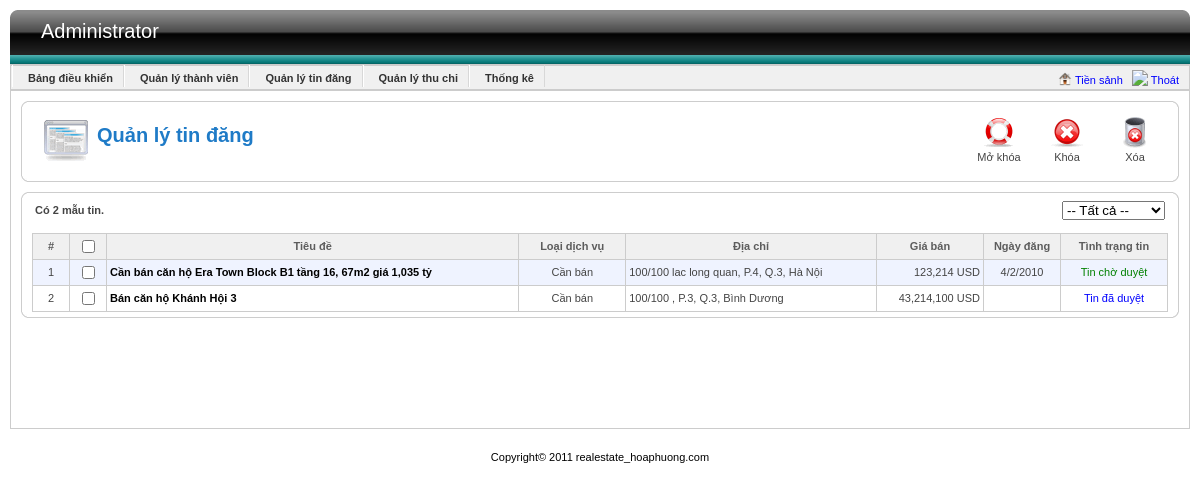
Page /Source/admin/index.php?view=article (signed in) on the committed database.
### tables this page shows
CREATE TABLE IF NOT EXISTS `dichvu` (
  `id` int(11) NOT NULL AUTO_INCREMENT,
  `tieude` text NOT NULL,
  `mota` text,
  `chusohuu` int(11) DEFAULT NULL,
  `phuong` int(11) DEFAULT NULL,
  `quan` int(11) DEFAULT NULL,
  `tinh` int(11) DEFAULT NULL,
  `ngaydang` datetime DEFAULT NULL,
  `ngaycapnhat` datetime DEFAULT NULL,
  `duong` text,
  `rong` float DEFAULT NULL,
  `dai` float DEFAULT NULL,
  `tang` int(11) DEFAULT NULL,
  `sophongngu` int(11) DEFAULT NULL,
  `sophongtam` int(11) DEFAULT NULL,
  `giaban` float DEFAULT NULL,
  `donvitien` int(11) DEFAULT NULL,
  `status` int(11) DEFAULT NULL,
  `thoihantin` int(11) DEFAULT NULL,
  `loainha` int(11) DEFAULT NULL,
  `phaply` int(11) DEFAULT NULL,
  `huongnha` int(11) DEFAULT NULL,
  `khuyenmai` text,
  `loaidv` int(11) DEFAULT NULL,
  `donvidv` int(11) DEFAULT NULL,
  `x` varchar(45) DEFAULT NULL,
  `y` varchar(45) DEFAULT NULL,
  `khanang` int(11) DEFAULT NULL,
  `rank` int(11) DEFAULT NULL,
  `sonha` varchar(20) DEFAULT NULL,
  PRIMARY KEY (`id`),
  KEY `fk_thongtinnhadat_phuong` (`phuong`),
  KEY `fk_thongtinhnhadat_khachhang` (`chusohuu`),
  KEY `fk_thongtinnhaban_loainha` (`loainha`),
  KEY `fk_thongtinhnhaban_phaply` (`phaply`),
  KEY `FK_thongtinnhaban_huongnha` (`huongnha`),
  KEY `fk_thongtinnhaban_quan` (`quan`),
  KEY `fk_thongtinnhaban_tinh` (`tinh`),
  KEY `fk_dichvu_user` (`chusohuu`),
  KEY `fk_dichvu_loaidv` (`loaidv`),
  KEY `fk_dichvu` (`donvitien`),
  KEY `fk_dichvu_huong` (`huongnha`),
  KEY `fk_dichvu_loaicanho` (`loainha`),
  KEY `fk_dichvu_tinh` (`tinh`),
  KEY `fk_dichvu_quan` (`quan`),
  KEY `fk_dichvu_phuong` (`phuong`),
  KEY `fk_dichvu_phaply` (`phaply`),
  KEY `fk_dichvu_donvidv` (`donvidv`),
  KEY `fk_dichvu_khanang` (`khanang`)
);

CREATE TABLE IF NOT EXISTS `loaidichvu` (
  `id` int(11) NOT NULL AUTO_INCREMENT,
  `ten` varchar(45) DEFAULT NULL,
  PRIMARY KEY (`id`)
);

CREATE TABLE IF NOT EXISTS `tinh` (
  `id` int(11) NOT NULL AUTO_INCREMENT,
  `ten` varchar(45) DEFAULT NULL,
  PRIMARY KEY (`id`)
);

CREATE TABLE IF NOT EXISTS `donvitien` (
  `id` int(11) NOT NULL AUTO_INCREMENT,
  `ten` varchar(45) DEFAULT NULL,
  `tigia` int(11) DEFAULT NULL,
  PRIMARY KEY (`id`)
);

### Source/DAO/config.php (called while the page is built, shortened)
<?php
   	$databaseName = "qldo";
?>

### Source/DAO/DataProvider.php (called while the page is built, shortened)
<?php
class DataProvider
{
	public static function Query($sql)
	{
		include('config.php');
		if (!($connection = @mysql_connect($hostName,$username,$password)))
			die ("Couldn't connect to database");
		if (!($result = @mysql_query($sql, $connection)))
			showError();
		return $result;
	}
}
?>

### Source/DAO/TinDangDAO.php (called while the page is built, shortened)
<?php
	include_once("DataProvider.php");
	class TinDangDAO
	{
		public static function GetAllTinByType($type)
		{
			$strSQL = "";
			if ($type != -2)
				$strSQL = "	select *
							from dichvu
							where status=$type and status!=-1";
			else
				$strSQL = "	select *
							from dichvu
							where status!=-1";
			$result = DataProvider::Query($strSQL);
			while ($row= mysql_fetch_array ($result,MYSQL_BOTH))
                $return[]=$row;
            return $return;
		}
	}
?>

### Source/BUS/TinDangBUS.php (called while the page is built)
<?php
	include_once (str_replace("//","/",dirname(__FILE__)."/")  . "../DAO/TinDangDAO.php");
	class TinDangBUS
	{
		public static function GetAllTinByType($type)
		{
			return TinDangDAO::GetAllTinByType($type);
		}
	}
?>

### Source/DAO/LoaiDVDAO.php (called while the page is built, shortened)
<?php
	include_once("DataProvider.php");
	class LoaiDVDAO
	{
		public static function GetLoaiDVByID($id)
		{
			$strSQL = "select *
					   from loaidichvu
					   where id='$id'";
            $result = DataProvider::Query($strSQL);
            return mysql_fetch_array($result);
		}
	}
?>

### Source/BUS/LoaiDVBUS.php (called while the page is built)
<?php
	include_once (str_replace("//","/",dirname(__FILE__)."/")  . "../DAO/LoaiDVDAO.php");
	class LoaiDVBUS
	{
		public static function GetLoaiDVByID($id)
		{
			return LoaiDVDAO::GetLoaiDVByID($id);
		}
	}
?>

### Source/DAO/TinhDAO.php (called while the page is built, shortened)
<?php
	include_once("DataProvider.php");
?>
<?php
	class TinhDAO
	{
    	public static function getTinhById($id)
        {
            $strSQL = "select *
					from tinh where id=$id";
            $result = DataProvider::Query($strSQL);
            return mysql_fetch_row($result,MYSQL_BOTH);
        }
	}
?>

### Source/BUS/TinhBUS.php (called while the page is built, shortened)
<?php
	include_once (str_replace("//","/",dirname(__FILE__)."/")  . "../DAO/TinhDAO.php");
	class TinhBUS
	{
		public static function getTinhById($tinh)
        {
            return TinhDAO::getTinhById($tinh);
        }
	}
?>

### Source/DAO/DonviTienDAO.php (called while the page is built, shortened)
<?php
	include_once("DataProvider.php");
?>
<?php
class DonviTienDAO{
	public static function selectId($id)
    {
        $strSQL = "select * from donvitien where id='$id'";
         $result = DataProvider::Query($strSQL);
         return mysql_fetch_row($result,MYSQL_BOTH);
    }
}
?>

### Source/BUS/DonviTienBUS.php (called while the page is built, shortened)
<?php
	include_once (str_replace("//","/",dirname(__FILE__)."/")  . "../DAO/DonviTienDAO.php");
class DonViTienBUS
{
    public static function selectId($id)
    {
        return DonviTienDAO::selectId($id);
    }
}
?>

### Source/module/Utils/Utils.php (called while the page is built, shortened)
<?php
class Utils
{
	public static function convertTimeDMY($time)
    {
    	$arrDate = explode ("-", $time);
    	$d = (int) $arrDate[2];
    	$m = (int) $arrDate[1];
    	$y = (int) $arrDate[0];
    	$time_out = $d."/".$m."/".$y;
    	return $time_out;
    }
}
?>

### Source/admin/module/listArticle.php (the view, shortened to what this page needs)
<?php
	$PATH = str_replace('//','/',dirname(__FILE__).'/');
	include_once($PATH . "../../BUS/TinDangBUS.php");
	include_once($PATH . "../../BUS/LoaiDVBUS.php");
	include_once($PATH . "../../BUS/TinhBUS.php");
	include_once($PATH . "../../BUS/DonviTienBUS.php");
	include_once($PATH . "../../module/Utils/Utils.php");
?>
<div id="listItem">
	<div class="tl"></div>
	<div class="tr"></div>
	<div class="tm"></div>
	<div class="mid">
		<form method="post" name="frmListItem" id="frmListItem">
			<table width="100%" border="0" align="center" cellpadding="0" cellspacing="0">
				<tr>
					<td width="69%">
						<?php
							$type = "";
							if (isset($_GET["type"]) && $_GET["type"] != -2)
								$type = $_GET["type"];
							else
								$type = -2;
							$listTinDang = TinDangBUS::GetAllTinByType($type);
							echo "<b>Có ".count($listTinDang)." mẫu tin.</b>";
						?>
					</td>
					<td width="31%">
						<div align="right">
							<select name="type" id="type" onchange="return loadTinDangTheoLoai();">
								<option value="-2">-- Tất cả --</option>
							</select>
						</div>
					</td>
				</tr>
			</table>
			<div class="list">
				<table width="100%" border="0" cellspacing="0" cellpadding="0">
					<tr class="title">
						<td width="30px" align="center">#</td>
						<td width="30px" align="center">
							<input type="checkbox" onclick="checkAll(this);" /></td>
						<td align="center">Tiêu đề</td>
						<td width="100px" align="center">Loại dịch vụ</td>
						<td align="center">Địa chỉ</td>
						<td width="100px" align="center">Giá bán</td>
						<td width="70px" align="center">Ngày đăng</td>
						<td width="100px" align="center">Tình trạng tin</td>
					</tr>
					<?php
						for ($i=0;$i<count($listTinDang);$i++)
						{
					?>
					<tr style="background:<?php echo ($i%2==0) ? "#EFF3FF" : "white"; ?>;">
						<td align="center"><?php echo $i+1; ?></td>
						<td align="center"><input type="checkbox" onclick="Check_Click(this)"></td>
						<td class="m_name"><?php echo "<a href='index.php?view=article&do=edit&aid=".$listTinDang[$i]["id"]."'>".$listTinDang[$i]["tieude"]."</a>"; ?></td>
						<?php
							$loaidv = LoaiDVBUS::GetLoaiDVByID($listTinDang[$i]["loaidv"]);
							echo "<td align='center'>".$loaidv[1]."</td>";
							echo "<td>".$listTinDang[$i]["sonha"]." ".$listTinDang[$i]["duong"].", P.".$listTinDang[$i]["phuong"].", Q.".$listTinDang[$i]["quan"].", ";
							$tinh = TinhBUS::getTinhById($listTinDang[$i]["tinh"]);
							echo $tinh[1]."</td>";
							$donviTien = DonViTienBUS::selectId($listTinDang[$i]["donvitien"]);
							echo "<td align='right'>".number_format($listTinDang[$i]["giaban"])." $donviTien[1]</td>";
							if ($listTinDang[$i]["ngaydang"] != null)
							{
								$date = Utils::convertTimeDMY($listTinDang[$i]["ngaydang"]);
								echo "<td align='center'>".$date."</td>";
							}
							else
								echo "<td></td>";
							switch ($listTinDang[$i]["status"])
							{
								case 0:
									echo "<td align='center' style='color:green;'>Tin chờ duyệt</td>";
									break;
								case 1:
									echo "<td align='center' style='color:blue;'>Tin đã duyệt</td>";
									break;
							}
						?>
					</tr>
					<?php
						}
					?>
				</table>
			</div>
		</form>
	</div>
	<div class="bl"></div>
	<div class="br"></div>
	<div class="bm"></div>
</div>

### Source/admin/css/admin.css (style rules this page uses)
a,a:visited { color:#024EFD; text-decoration: none; cursor:pointer; }
body { font-family: Tahoma, Arial, Verdana, sans-serif; font-size: 11px; line-height: 17px; font-weight: normal; color: #444444; text-decoration: none; margin: 0px; padding: 0px; text-align:center }
input { font-size:11px; }
td { padding:3px }
.tl { background:url(../images/j_crn_tl_light.png) left top; width:6px; height:6px; float:left }
.tr { background:url(../images/j_crn_tr_light.png) left top; width:6px; height:6px; float:right }
.tm { height:6px;background:url(../images/j_border.png) left top repeat-x; display:block; }
.mid { border-left:1px solid #CDCDCD ; border-right:1px solid #CDCDCD; padding-left:10px; padding-right:10px; }
.bl { background:url(../images/j_crn_bl_light.png) left top; width:6px; height:6px; float:left }
.br { background:url(../images/j_crn_br_light.png) left top; width:6px; height:6px; float:right }
.bm { height:6px;;background:url(../images/j_border.png) left bottom repeat-x; display:block }
#listItem { height:1% }
#listItem .list { margin-top:10px; }
#listItem .list table { border-top:1px solid #ccc; border-left:1px solid #ccc; }
#listItem .list td { border-right:1px solid #ccc; border-bottom:1px solid #ccc; padding:3px }
#listItem .title { background:#f0f0f0; font-size:11px; font-weight:600 }
.title { font-size:11px; font-weight:600; color:#5D5D5D }
.m_name { font-weight:bold; }
.m_name a { color:#000; }

### rows in the picture
dichvu: tieude "Cần bán căn hộ Era Town Block B1 tầng 16, 67m2 giá 1,035 tỷ", loaidv.ten "Cần bán", sonha "100/100", duong "lac long quan", phuong "4", quan "3", tinh.ten "Hà Nội", giaban "123,214", donvitien.ten "USD", ngaydang "4/2/2010", status "Tin chờ duyệt"
dichvu: tieude "Bán căn hộ Khánh Hội 3", loaidv.ten "Cần bán", sonha "100/100", phuong "3", quan "3", tinh.ten "Bình Dương", giaban "43,214,100", donvitien.ten "USD", status "Tin đã duyệt"

### other values in the picture
count($listTinDang) "2"
